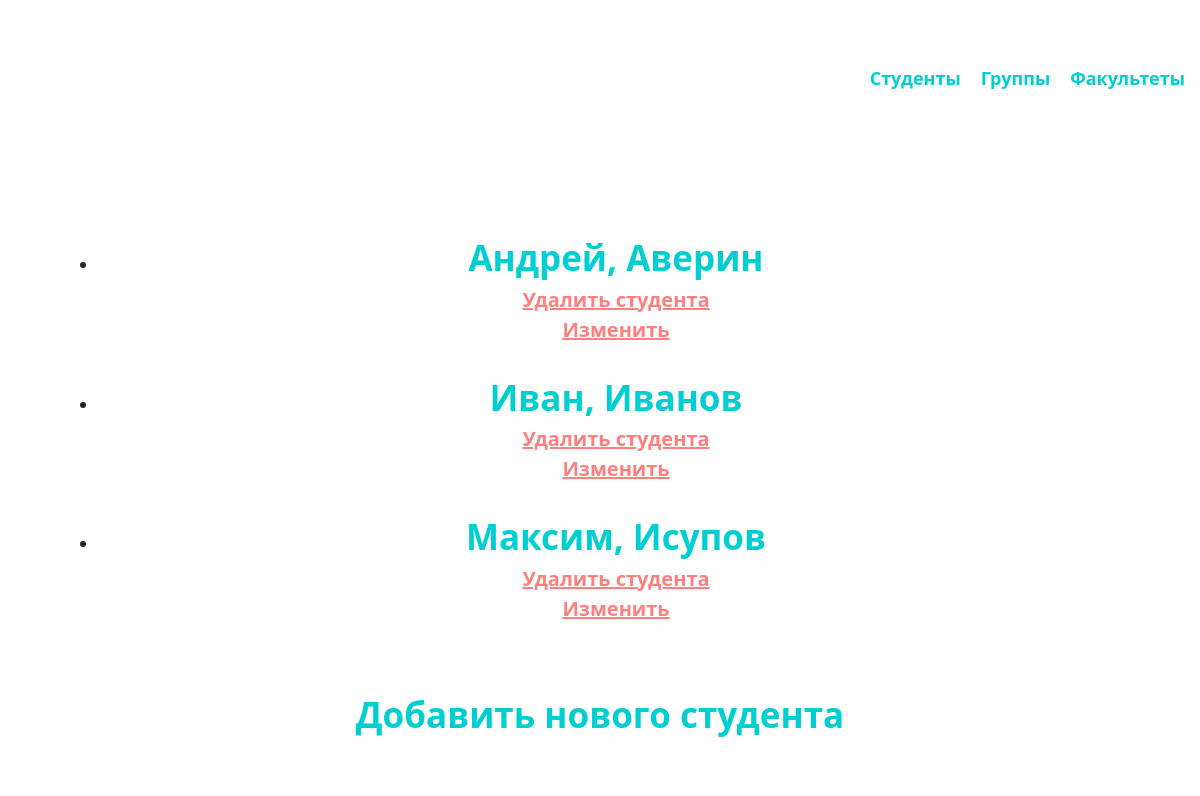
Screenshot of /Forms/students/ with the database file from the repository.
### Forms/models.py (models this page shows, shortened)
class Students(models.Model):
    name = models.CharField(max_length=100, verbose_name = 'Имя')
    surname = models.CharField(max_length=100, verbose_name = 'Фамилия')
    group_id = models.ForeignKey(Groups, on_delete=models.CASCADE, verbose_name = 'Группа')
    objects = DataManager()
    class Meta:
        verbose_name = 'Студент'
        verbose_name_plural = 'Студенты'

### Forms/views.py (the view)
# urls.py: path('students/', views.IndexView.as_view(), name='students'),
class IndexView(generic.ListView):
    template_name = 'Forms/students_list.html'
    context_object_name = 'students_list'
    def get_queryset(self):
        return Students.objects.order_by('name')

### Forms/templates/Forms/students_list.html
{% extends 'base.html' %}
{% block content %}
    <div class="content_block">
    {% if students_list %}
    <ul>
    {% for student in students_list %}
        <li><a href="/Forms/students/{{ student.id }}/">{{ student.name }}, {{ student.surname }}</a></li>
        <a class="delete_student" href="{% url 'Forms:delete_student' student.id %}">Удалить студента </a>
        <a class="delete_student" href="/Forms/students/{{ student.id }}/">Изменить </a>
        <br>
    {% endfor %}
    </ul>
{% else %}
    <p>No students are available.</p>
{% endif %}
        <br>
<h2><a href="{% url 'Forms:add_student_form'%}">Добавить нового студента </a></h2>
    </div>
{% endblock %}

### Forms/static/css/my_css.css (style rules this page uses)
body { display: flex; flex-direction: column; justify-content: space-between; background: white; }
.content_block { background-color: white; display: flex; flex-direction: column; justify-content: center; margin-bottom:50px; margin-top:50px; padding:25px; font-size: 18px; border-radius: 50px; }
.content_block a { color:#00CED1; text-decoration: none; font-weight: bold; font-size: 35px; display: flex; flex-direction: row; justify-content: center; }
.delete_student { font-size:20px !important; color:red !important; text-decoration: underline !important; opacity:0.5; }

### rows the page displays
Students: name "Андрей", surname "Аверин"
Students: name "Иван", surname "Иванов"
Students: name "Максим", surname "Исупов"
